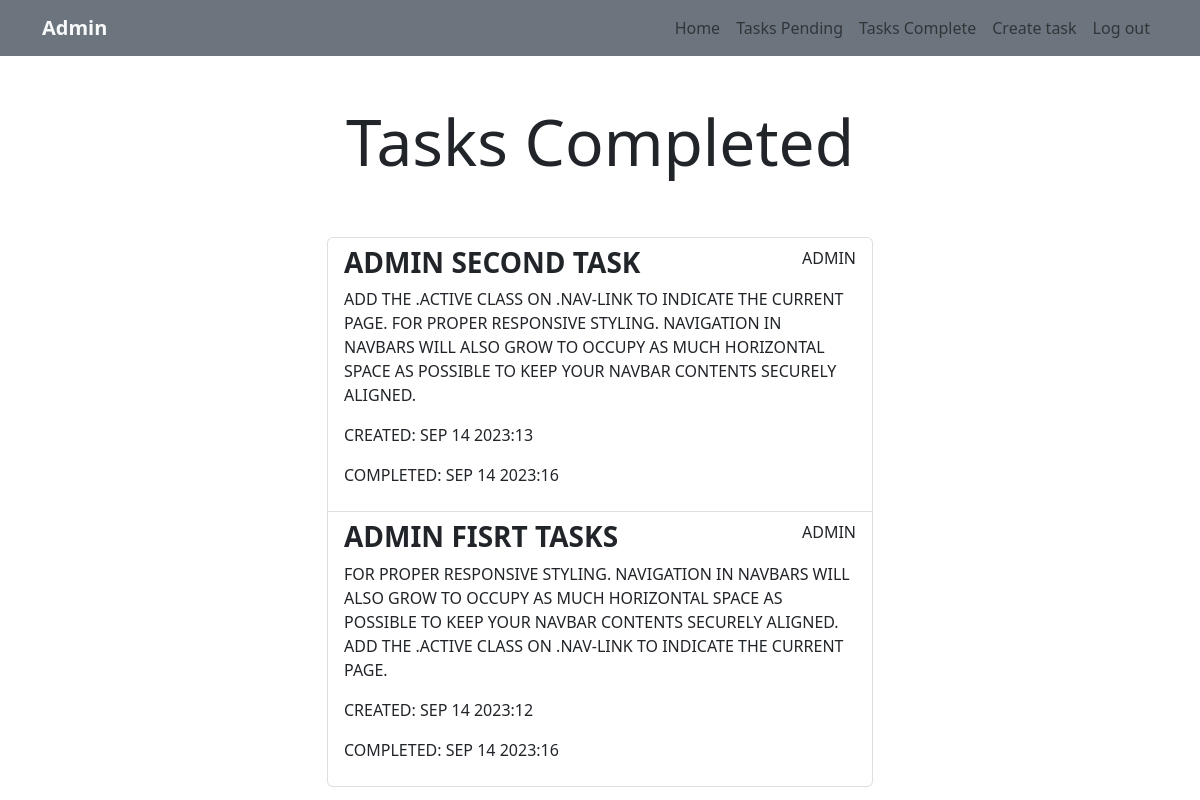
The page /tasks_completed/ (signed in) on the database its author committed.
### tasks/models.py (models this page shows, shortened)
class Task(models.Model):
    title = models.CharField(max_length=100)
    description = models.TextField(blank=True)
    created = models.DateTimeField(auto_now_add=True)
    datecompleted = models.DateTimeField(null=True, blank=True)
    important = models.BooleanField(default=False)
    user = models.ForeignKey(User, on_delete=models.CASCADE)

### tasks/views.py (the view)
# urls.py: path('tasks_completed/', views.tasks_complete, name='tasks_complete'),
@login_required
def tasks_complete(request):
    tasks = Task.objects.filter(user=request.user, datecompleted__isnull=False).order_by('-datecompleted')
    return render(request, 'tasks.html', {'tasks': tasks, 'status': 'Completed'})

### tasks/templates/tasks.html
{% extends 'base.html' %}
{% block content %}
<main class="container">
    <div class="row">
        <div class="col-md-6 offset-md-3">
            <h1 class="text-center display-3 py-5">Tasks {{status}}</h1>
            <ul class="list-group">
                {% for task in tasks %}
                <a class="list-group-item" style="text-decoration: none; text-transform: uppercase;"
                    href="{% url 'task_detail' task.id %}">
                    <header class="d-flex justify-content-between">
                        {% if task.important %}
                        <h3 class="fw-bold text-primary">{{task.title}}</h3>
                        {% else %}
                        <h3 class="fw-bold">{{task.title}}</h3>
                        {% endif %}
                        <p>{{task.user.username}}</p>
                    </header>
                    <p>{{task.description}}</p>
                    <p>Created: {{task.created|date:'M j Y:i'}}</p>
                    {% if task.datecompleted %}
                    <p>Completed: {{task.datecompleted|date:'M j Y:i'}}</p>
                    {% endif %}
                    {% endfor %}
                </a>
            </ul>
        </div>
    </div>
</main>
{% endblock %}

### tasks/templates/base.html (shortened to what this page needs)
<!DOCTYPE html>
<html lang="en">
<head>
    <link rel="stylesheet" href="https://cdn.jsdelivr.net/npm/bootstrap@5.2.3/dist/css/bootstrap.min.css">
</head>
<body>
    <nav class="navbar navbar-expand-lg bg-secondary text-light">
        <div class="container">
          <a class="navbar-brand text-light fw-bold" href="/" style="text-transform: capitalize;">{{user}}</a>
          <div class="collapse navbar-collapse" id="navbarNav">
            <ul class="navbar-nav ms-auto">
                <li class="nav-item">
                    <a class="nav-link" href="/">Home</a>
                </li>
                {% if user.is_authenticated %}
                <li class="nav-item">
                    <a class="nav-link" href="{% url 'tasks' %}">Tasks Pending</a>
                </li>
                <li class="nav-item">
                    <a class="nav-link" href="{% url 'tasks_complete' %}">Tasks Complete</a>
                </li>
                <li class="nav-item">
                    <a class="nav-link" href="/tasks/create">Create task</a>
                </li>
                <li class="nav-item">
                   <a class="nav-link" href="/logout">Log out</a>
                </li>
                {% endif %}
            </ul>
          </div>
        </div>
      </nav>
    {% block content %}
    {% endblock %}
</body>
</html>

### rows shown on the page
Task: title "ADMIN SECOND TASK", user.username "ADMIN", description "ADD THE .ACTIVE CLASS ON .NAV-LINK TO INDICATE THE CURRENT PAGE. FOR PROPER RESPONSIVE STYLING. NAVIGATION IN NAVBARS WILL ALSO GROW TO OCCUPY AS MUCH HORIZONTAL SPACE AS POSSIBLE TO KEEP YOUR NAVBAR CONTENTS SECURELY ALIGNED.", created "SEP 14 2023:13", datecompleted "SEP 14 2023:16"
Task: title "ADMIN FISRT TASKS", user.username "ADMIN", description "FOR PROPER RESPONSIVE STYLING. NAVIGATION IN NAVBARS WILL ALSO GROW TO OCCUPY AS MUCH HORIZONTAL SPACE AS POSSIBLE TO KEEP YOUR NAVBAR CONTENTS SECURELY ALIGNED. ADD THE .ACTIVE CLASS ON .NAV-LINK TO INDICATE THE CURRENT PAGE.", created "SEP 14 2023:12", datecompleted "SEP 14 2023:16"

### other values the page prints
{{ user }} "Admin"
{{ status }} "Completed"
